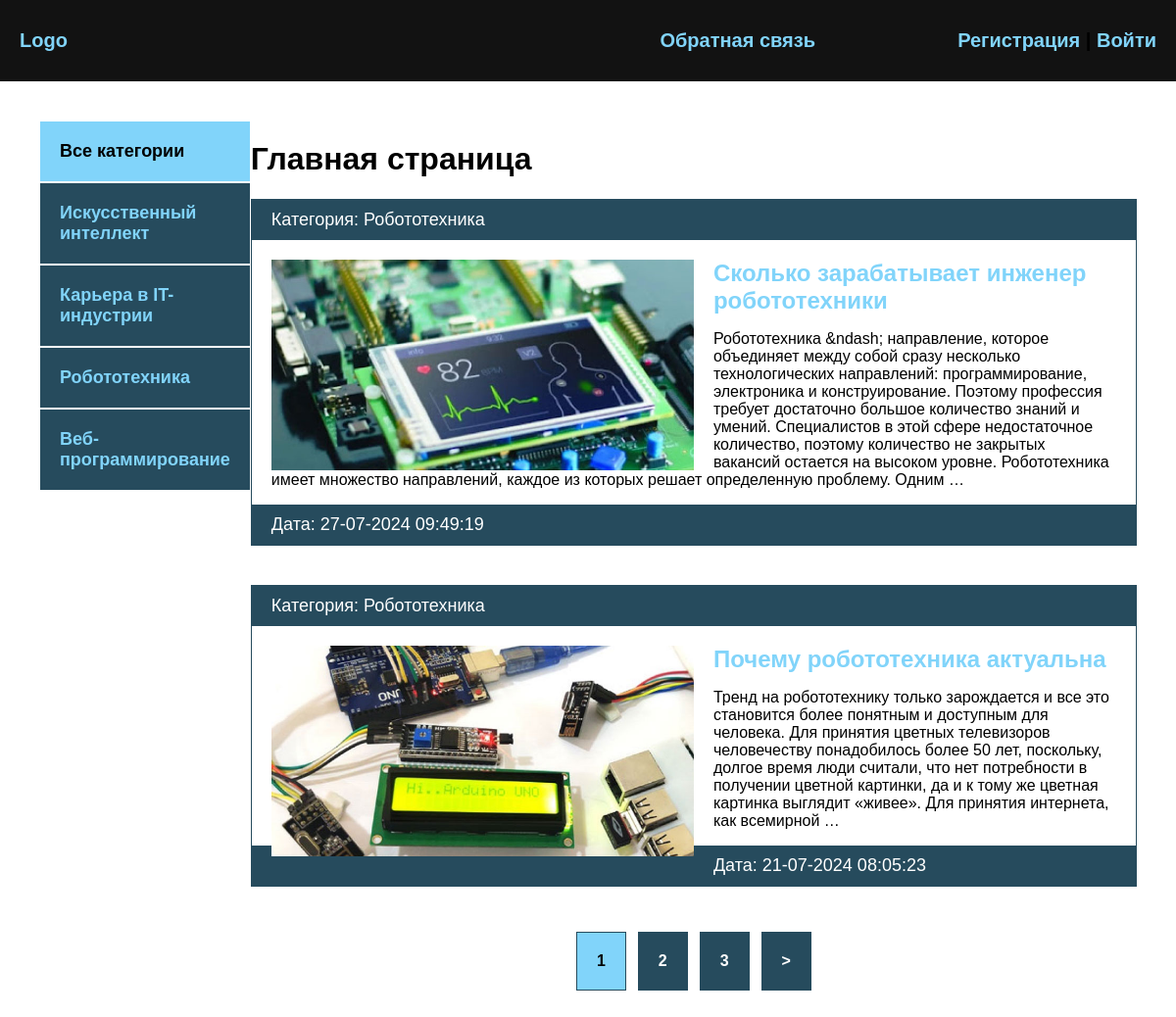
The page / on the database its author committed.
### blog/models.py (models this page shows, shortened)
class Category(models.Model):
    name = models.CharField(max_length=255, verbose_name='Категория')
    slug = models.SlugField(max_length=255, unique=True, verbose_name='URL')
    def __str__(self):
        return self.name
    def get_absolute_url(self):
        return reverse('category', kwargs={'cat_slug': self.slug})
    class Meta:
        verbose_name = "категорию"
        verbose_name_plural = "Категории"

class Blog(models.Model):
    title = models.CharField(max_length=255, verbose_name='Название')
    slug = models.SlugField(max_length=255, unique=True, verbose_name='URL')
    content = models.TextField(blank=True, verbose_name='Контент')
    photo = models.ImageField(upload_to="pthotos/%Y/%m/%d/", blank=True, verbose_name='Изображение')
    time_created = models.DateTimeField(auto_now_add=True, verbose_name='Дата создания')
    time_update = models.DateTimeField(auto_now=True, verbose_name='Дата обновления')
    is_published = models.BooleanField(default=True, verbose_name='Опубликовано')
    cat = models.ForeignKey('Category', on_delete=models.PROTECT, verbose_name='Категория')
    def get_absolute_url(self):
        return reverse('post', kwargs={'post_slug': self.slug})
    class Meta:
        verbose_name = "новость"
        verbose_name_plural = "Новости"
        ordering = ['-time_created']

### blog/views.py (the view)
# urls.py: path('', BlogHome.as_view(), name='index'),
class BlogHome(DataMixin, ListView):
    model = Blog
    template_name = "blog/index.html"
    context_object_name = 'posts'
    def get_context_data(self, *, object_list=None, **kwargs):
        context = super().get_context_data(**kwargs)
        c_def = self.get_user_context(title="Главная страница")
        return dict(list(context.items()) + list(c_def.items()))
    def get_queryset(self):
        return Blog.objects.filter(is_published=True).select_related("cat")

### blog/templatetags/blog_tags.py (called while the page is built)
@register.inclusion_tag("blog/list_categories.html")
def show_categories(sort=None, cat_selected=0):
    if not sort:
        cats = Category.objects.all()
    else:
        cats = Category.objects.order_by(sort)
    return {"cats": cats, "cat_selected": cat_selected}

### blog/utils.py (called while the page is built)
    def get_user_context(self, **kwargs):
        context = kwargs
        cats = Category.objects.annotate(Count('blog'))
        user_menu = menu.copy()
        if not self.request.user.is_authenticated:
            user_menu.pop(0)
        context['menu'] = user_menu
        context['cats'] = cats
        if 'cat_selected' not in context:
            context['cat_selected'] = 0
        return context

### blog/templates/blog/index.html
{% extends 'blog/base.html' %}
{% load static %}
{% block content %}
<h1>{{ title }}</h1>
<ul>
    {% for p in posts %}
    <li>
        <p class="first">Категория: {{ p.cat }}</p>
        <div class="text">
            {% if p.photo %}
            <img src="{{ p.photo.url }}" alt="" class="image">
            {% else %}
            <img src="{% static 'blog/default.jpg' %}" class="image" alt="">
            {% endif %}
        <h2><a href="{{ p.get_absolute_url }}">{{ p.title }}</a></h2>
        <p>{{ p.content|striptags|truncatewords:50 }}</p>
        </div>
        <p class="date">Дата: {{p.time_update|date:"d-m-Y h:i:s"}}</p>
    </li>
    {% endfor %}
</ul>
{% endblock %}

### blog/templates/blog/base.html (shortened to what this page needs)
<!DOCTYPE html>
{% load static %}
{% load blog_tags %}
<html lang="en">
<head>
    <link rel="stylesheet" href="{% static 'css/style.css' %}">
</head>
<body>
<div class="header">
    <div class="wrap">
        <ul class="mainmenu">
            <li class="logo">
                <a href="{% url 'index' %}">Logo</a>
            </li>
            {% for m in menu %}
            <li class="last">
                <a href="{% url m.url_name %}">{{ m.title }}</a>
            </li>
            {% endfor %}
            {% if request.user.is_authenticated %}
            <li class="last">
                {{ user.username }} |
                <form action="{% url 'logout' %}" method="post" class="log-out">
                    {% csrf_token %}
                    <button type="submit" class="btn btn-info">Выйти</button>
                </form>
            </li>
            {% else %}
            <li class="last">
                <a href="{% url 'register' %}">Регистрация</a> | <a href="{% url 'login' %}">Войти</a>
            </li>
            {% endif %}
        </ul>
    </div>
</div>
<div class="content">
    <div class="wrap">
        <div class="sidebar">
            <ul>
                {% if cat_selected == 0 %}
                <li class="selected">Все категории</li>
                {% else %}
                <li><a href="{% url 'index' %}">Все категории</a></li>
                {% endif %}
                {% for c in cats %}
                {% if c.blog__count > 0 %}
                {% if c.pk == cat_selected %}
                <li class="selected">{{ c.name }}</li>
                {% else %}
                <li><a href="{{ c.get_absolute_url }}">{{ c.name }}</a></li>
                {% endif %}
                {% endif %}
                {% endfor %}
            </ul>
        </div>
        <div class="main">
            {% block content %}
            {% endblock %}
            {% if page_obj.has_other_pages %}
            <div>
                <ul class="list-pages">
                    {% for p in paginator.page_range %}
                    {% if page_obj.number == p %}
                    <li class="page-num page-num-selected">{{ p }}</li>
                    {% elif p >= page_obj.number|add:-2 and p <= page_obj.number|add:2 %}
                    <li class="page-num">
                        <a href="?page={{ p }}">{{ p }}</a>
                    </li>
                    {% endif %}
                    {% endfor %}
                    {% if page_obj.has_next %}
                    <li class="page-num">
                        <a href="?page={{ page_obj.next_page_number }}">&gt;</a>
                    </li>
                    {% endif %}
                </ul>
            </div>
            {% endif %}
        </div>
    </div>
</div>
</body>
</html>

### blog/static/css/style.css (style rules this page uses)
body { margin: 0; padding: 0; background: #264b5d; font-family: Verdana, Geneva, Tahoma, sans-serif; }
.wrap { max-width: 1200px; margin: 0 auto; }
.content .wrap { background: #FFF; padding: 40px; box-sizing: border-box; display: flex; }
ul { list-style: none; margin: 0; padding: 0; }
a { color: #81d4fa; text-decoration: none; }
.header { background: #121212; }
.mainmenu { display: flex; align-items: center; font-size: 20px; font-weight: bold; justify-content: space-between; padding: 20px; }
.logo { flex-basis: 40%; }
.last { flex-basis: 30%; text-align: right; padding: 10px 0; columns: #81b4fa; }
.sidebar a { padding: 20px; display: block; border: 1px solid #FFF; background: #264b5d; font-weight: bold; font-size: 18px; }
.selected { font-size: 18px; padding: 20px; border: 1px solid #FFF; font-weight: bold; background: #81d4fa; }
.main li { border: 1px solid #264b5d; margin-bottom: 40px }
.first, .date { padding: 10px 20px; background: #264b5d; font-size: 18px; color: #FFF; margin: 0; }
.image { max-width: 50%; float: left; margin-right: 20px; }
.text { padding: 20px 20px 0; }
.text h2 { margin: 0; }
.text a { padding-left: 0; }
.list-pages { display: flex; justify-content: center; }
.page-num-selected { background: #81d4fa; padding: 20px; }
.list-pages a { background: #264b5d; padding: 20px; display: block; color: #FFF; }
.page-num { margin: 6px; font-weight: bold; }
.last a { display: inline; }

### rows shown on the page
Category: name "Искусственный интеллект"
Category: name "Карьера в IT-индустрии"
Category: name "Робототехника"
Category: name "Веб-программирование"
Blog: cat "Робототехника", photo (picture), title "Сколько зарабатывает инженер робототехники", content "Робототехника &ndash; направление, которое объединяет между собой сразу несколько технологических направлений: программирование, электроника и конструирование. Поэтому профессия требует достаточно большое количество знаний и умений. Специалистов в этой сфере недостаточное количество, поэтому количество не закрытых вакансий остается на высоком уровне. Робототехника имеет множество направлений, каждое из которых решает определенную проблему. Одним …", time_update "27-07-2024 09:49:19"
Blog: cat "Робототехника", photo (picture), title "Почему робототехника актуальна", content "Тренд на робототехнику только зарождается и все это становится более понятным и доступным для человека. Для принятия цветных телевизоров человечеству понадобилось более 50 лет, поскольку, долгое время люди считали, что нет потребности в получении цветной картинки, да и к тому же цветная картинка выглядит «живее». Для принятия интернета, как всемирной …", time_update "21-07-2024 08:05:23"

### other values the page prints
{{ m.title }} "Обратная связь"
{{ title }} "Главная страница"
{{ p }} "1"
{{ p }} "2" "3"
